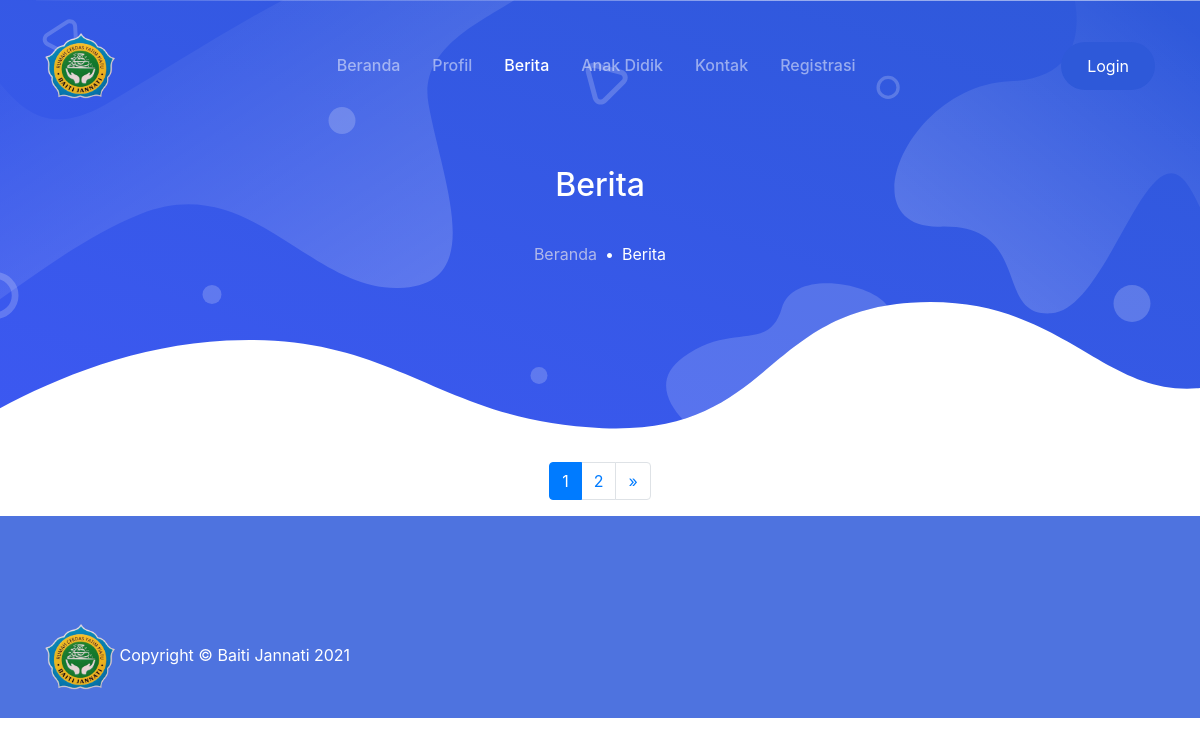
The app's page /index.php/berita, older data.
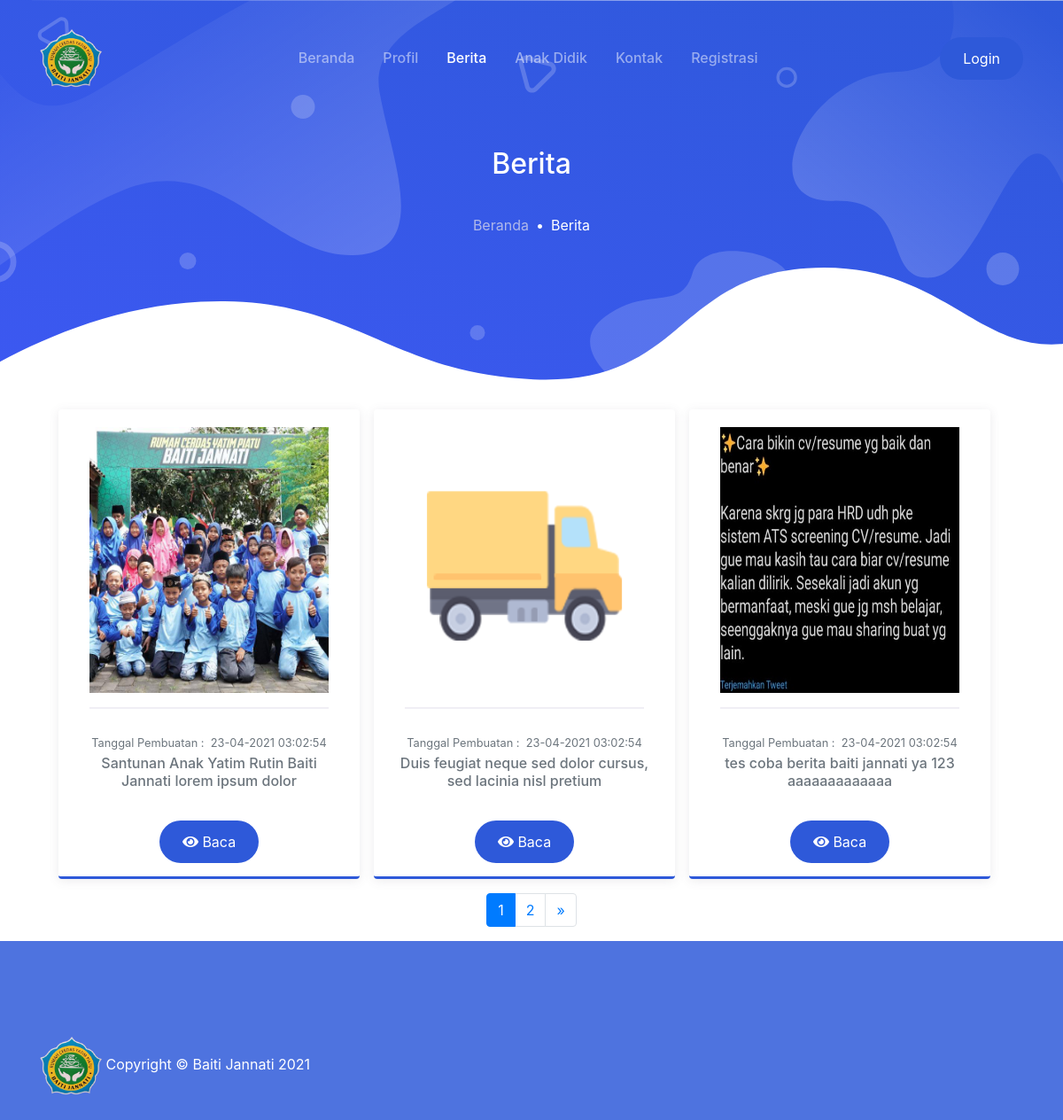
The same page, newer data.
### tables this page shows
CREATE TABLE `berita` (
  `id_berita` int(11) NOT NULL,
  `id_user` int(11) NOT NULL,
  `judul` varchar(128) NOT NULL,
  `deskripsi` text NOT NULL,
  `foto` varchar(256) NOT NULL,
  `created_at` datetime NOT NULL DEFAULT current_timestamp(),
  `updated_at` datetime DEFAULT NULL ON UPDATE current_timestamp()
);

### index.php (called while the page is built, shortened)
<?php
require_once BASEPATH.'core/CodeIgniter.php';

### application/config/config.php (called while the page is built, shortened)
<?php
$config['base_url'] = 'http://localhost:8080/baitijannati';
$config['index_page'] = '';
$config['uri_protocol']    = 'REQUEST_URI';
$config['url_suffix'] = '';
$config['language']    = 'english';
$config['charset'] = 'UTF-8';
$config['enable_hooks'] = FALSE;
$config['subclass_prefix'] = 'MY_';
$config['composer_autoload'] = "./vendor/autoload.php";
$config['permitted_uri_chars'] = 'a-z 0-9~%.:_\-';
$config['enable_query_strings'] = FALSE;
$config['controller_trigger'] = 'c';
$config['function_trigger'] = 'm';
$config['directory_trigger'] = 'd';
$config['allow_get_array'] = TRUE;
$config['log_threshold'] = 0;
$config['log_path'] = '';
$config['log_file_extension'] = '';
$config['log_file_permissions'] = 0644;
$config['log_date_format'] = 'Y-m-d H:i:s';
$config['error_views_path'] = '';
$config['cache_path'] = '';
$config['cache_query_string'] = FALSE;
$config['encryption_key'] = '';
$config['sess_driver'] = 'files';
$config['sess_cookie_name'] = 'ci_session';
$config['sess_expiration'] = 7200;
$config['sess_save_path'] = NULL;
$config['sess_match_ip'] = FALSE;
$config['sess_time_to_update'] = 300;
$config['sess_regenerate_destroy'] = FALSE;
$config['cookie_prefix']    = '';
$config['cookie_domain']    = '';
$config['cookie_path']        = '/';
$config['cookie_secure']    = FALSE;
$config['cookie_httponly']     = FALSE;
$config['standardize_newlines'] = FALSE;
$config['global_xss_filtering'] = FALSE;
$config['csrf_protection'] = FALSE;
$config['csrf_token_name'] = 'csrf_test_name';
$config['csrf_cookie_name'] = 'csrf_cookie_name';
$config['csrf_expire'] = 7200;
$config['csrf_regenerate'] = TRUE;
$config['csrf_exclude_uris'] = array();
$config['compress_output'] = FALSE;
$config['time_reference'] = 'local';
$config['rewrite_short_tags'] = FALSE;
$config['proxy_ips'] = '';

### application/models/admin/berita_model.php (called while the page is built, shortened)
<?php
class Berita_model extends CI_Model
{
    public function showBeritaPagination($limit, $start)
    {
        $this->db->select('berita.*, user.name');
        $this->db->join('user', 'berita.id_user = user.id_user');
        return $this->db->get('berita', $limit, $start)->result();
    }
    public function countAllBerita()
    {
        return $this->db->get('berita')->num_rows();
    }
}

### application/views/berita.php (the view, shortened to what this page needs)
<body>
    <main>
        <div class="page-hero-section bg-image hero-mini"
            style="background-image: url(<?= base_url(); ?>assets/user/img/hero_mini.svg);">
            <div class="hero-caption">
                <div class="container fg-white h-100">
                    <div class="row justify-content-center align-items-center text-center h-100">
                        <div class="col-lg-6">
                            <h3 class="mb-4 fw-medium">Berita</h3>
                            <nav aria-label="breadcrumb">
                                <ol class="breadcrumb breadcrumb-dark justify-content-center bg-transparent">
                                    <li class="breadcrumb-item"><a href="<?= base_url('beranda') ?>">Beranda</a></li>
                                    <li class="breadcrumb-item active" aria-current="page">Berita</li>
                                </ol>
                            </nav>
                        </div>
                    </div>
                </div>
            </div>
        </div>
        <div class="container mr-12  wow fadeInUp">
            <div class="row justify-content-center">
                <?php foreach ($berita as $ad) : ?>
                <div class="card-page  mr-3 mb-3" style="width:340px; height:530px">
                    <center><img src="<?= base_url('assets/images/berita/') . $ad->foto ?>"
                            style="width:270px; height:300px;">
                        <br>
                    </center>
                    <center>
                        <hr width="90%">
                    </center>
                    <div class="text-muted">
                        <center>
                            <small>Tanggal Pembuatan
                                :&nbsp; <?=  date('d-m-Y H:i:s', strtotime($ad->created_at)); ?></small>
                            <h6><?= $ad->judul ?></h6>
                            <br>
                            <a class="btn btn-primary rounded-pill fixed"
                                href='<?= base_url() . 'berita/detail/' . $ad->id_berita ?>'>
                                <i class="fas fa-eye"></i> Baca
                            </a>
                        </center>
                    </div>
                    <center>
                        <br>
                    </center>
                </div>
                <?php endforeach ?>
            </div>
            <center><?= $this->pagination->create_links(); ?></center>
        </div>
    </main>
</body>

Row changes from the older to the newer data that the page shows:
now on this page (row edited): berita: foto (picture), created_at "23-04-2021 03:02:54", judul "Santunan Anak Yatim Rutin Baiti Jannati lorem ipsum dolor"
now on this page (row edited): berita: foto (picture), created_at "23-04-2021 03:02:54", judul "Duis feugiat neque sed dolor cursus, sed lacinia nisl pretium"
now on this page (row edited): berita: foto (picture), created_at "23-04-2021 03:02:54", judul "tes coba berita baiti jannati ya 123 aaaaaaaaaaaaa"
